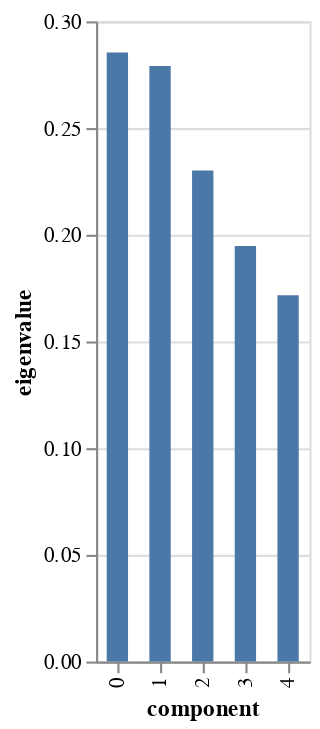

The code cell stored with this chart in its notebook:
### Markdown cell above
## **MCA**

- Screeplot to determine how many components for MCA to retain meaning

### Code cell
from prince import MCA

categorical_cols = mca_cols

print(f"MCA FACTORS: {categorical_cols}")

# Extract categorical columns for MCA
data_for_mca = df[categorical_cols]

# Perform MCA
mca = MCA(n_components=5)
mca.fit(data_for_mca)

print(mca.eigenvalues_summary)

mca.scree_plot()

### Figure 1 — Vega-Lite specification as saved in the notebook (floating-point values rounded to 4 significant figures)
{"config": {"view": {"continuousWidth": 300, "continuousHeight": 300}}, "data": {"name": "data-c8b24fa62ea6fcbeb082b0a93b07afe5"}, "mark": {"type": "bar", "size": 10}, "encoding": {"tooltip": [{"field": "component", "type": "nominal"}, {"field": "eigenvalue", "type": "quantitative"}, {"field": "% of variance", "type": "quantitative"}, {"field": "% of variance (cumulative)", "type": "quantitative"}], "x": {"field": "component", "type": "nominal"}, "y": {"field": "eigenvalue", "type": "quantitative"}}, "$schema": "https://vega.github.io/schema/vega-lite/v5.16.3.json", "datasets": {"data-c8b24fa62ea6fcbeb082b0a93b07afe5": [{"component": "0", "eigenvalue": 0.2854, "% of variance": 12.84, "% of variance (cumulative)": 12.84}, {"component": "1", "eigenvalue": 0.279, "% of variance": 12.56, "% of variance (cumulative)": 25.4}, {"component": "2", "eigenvalue": 0.23, "% of variance": 10.35, "% of variance (cumulative)": 35.75}, {"component": "3", "eigenvalue": 0.1948, "% of variance": 8.764, "% of variance (cumulative)": 44.51}, {"component": "4", "eigenvalue": 0.1717, "% of variance": 7.725, "% of variance (cumulative)": 52.24}]}}
